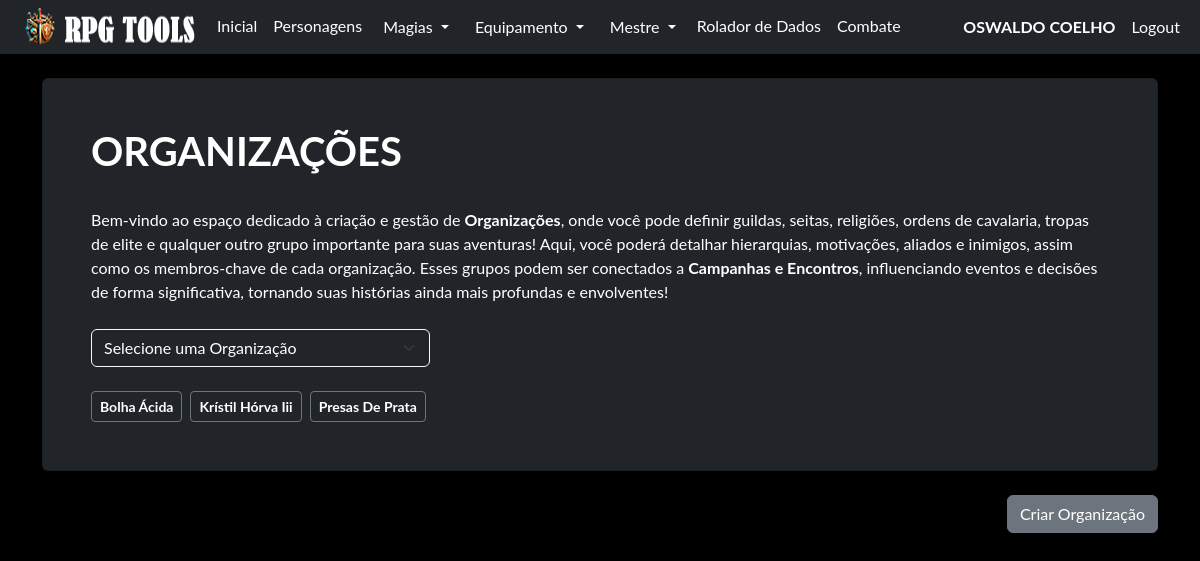
The app's page /mestre/organizacao (signed in), older data.
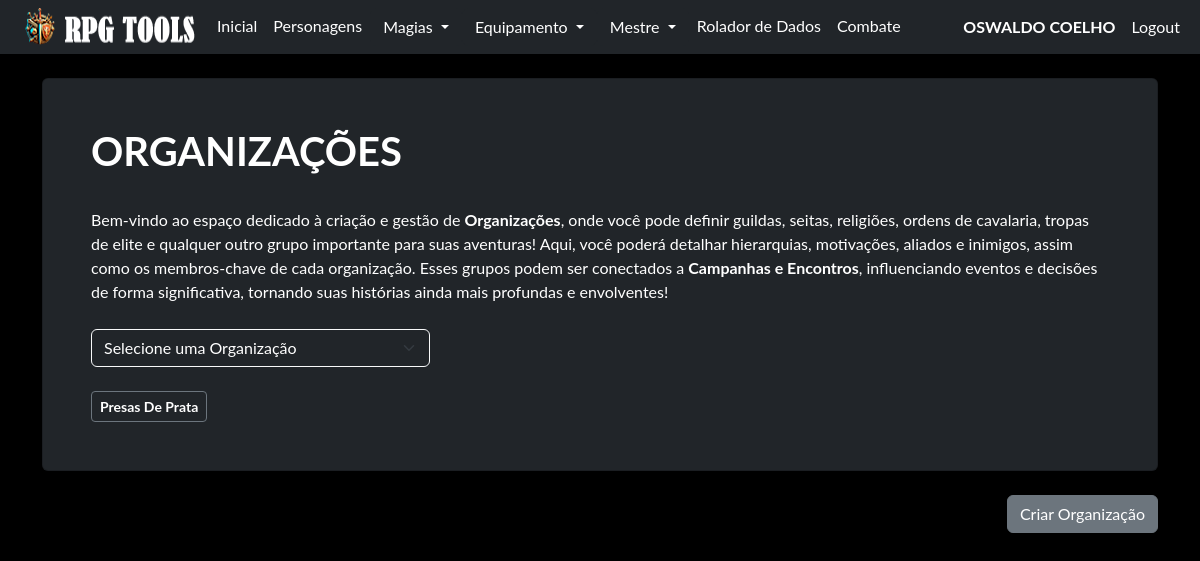
The same page, newer data.
### model/organizacoes_model.py (models this page shows, shortened)
class Organizacoes(db.Model):
    __tablename__ = "organizacoes"
    id = db.Column(db.Integer, primary_key=True)
    id_user = db.Column(db.Integer, db.ForeignKey('user.id'))
    org = db.Column(db.JSON, nullable=False)
    @classmethod
    def org_userid(cls, id_user):
        return cls.query.filter_by(id_user=id_user).order_by(func.json_extract(cls.org, '$.nome')).all()

### routes/mestre.py (the view, shortened to what this page needs)
@blueprint_mestre.route('/organizacao', methods=['GET', 'POST'])
def index_organizacao():
    if request.method == 'GET':
        organiza = Organizacoes.org_userid(current_user.id)
        return render_template('organizacao.html', organiza=organiza)

### routes/login.py (called while the page is built)
@login_manager.user_loader
def get_user(id):
    return User.query.get(id)

### templates/organizacao.html (shortened to what this page needs)
{% extends 'base.html' %}
{% block conteudo %}
    {% if current_user.is_authenticated %}
    <div class="card shadow p-5 bg-dark text-white no-margin">
        <h1><b>ORGANIZAÇÕES</b></h1>
        <br>
        <p> Bem-vindo ao espaço dedicado à criação e gestão de <b>Organizações</b>, onde você pode definir guildas,
            seitas, religiões, ordens de cavalaria, tropas de elite e qualquer outro grupo importante para
            suas aventuras! Aqui, você poderá detalhar hierarquias, motivações, aliados e inimigos, assim como os
            membros-chave de cada organização. Esses grupos podem ser conectados a <b>Campanhas e Encontros</b>,
            influenciando eventos e decisões de forma significativa, tornando suas histórias ainda mais profundas e
            envolventes!</p>
        <br>
        <div class="col-md-4">
            <select id="organizacao-select" class="form-select bg-dark text-white border-light">
                <option value="" disabled selected>Selecione uma Organização</option>
            </select>
        </div>
        <br>
        <div class="d-flex flex-wrap gap-2">
            {% for org in organiza %}
            <div class="d-flex flex-wrap gap-2">
                <button type="button" class="btn btn-outline-secondary btn-sm" data-bs-toggle="modal" data-bs-target="#orgModal{{ org.id }}">
                    <strong class="text-white">{{ org.org['nome']|title }}</strong>
                </button>
            </div>
            {% endfor %}
        </div>
    </div>
    <br>
    <div class="row">
        <div class="col text-end">
            <button type="button" class="btn btn-secondary" data-bs-toggle="modal" data-bs-target="#criarorg">
                Criar Organização
              </button>
        </div>
    </div>
    {% endif %}
{% endblock %}

Row changes from the older to the newer data that the page shows:
removed Organizacoes: org.nome "Bolha Ácida"
removed Organizacoes: org.nome "Krístil Hórva Iii"
